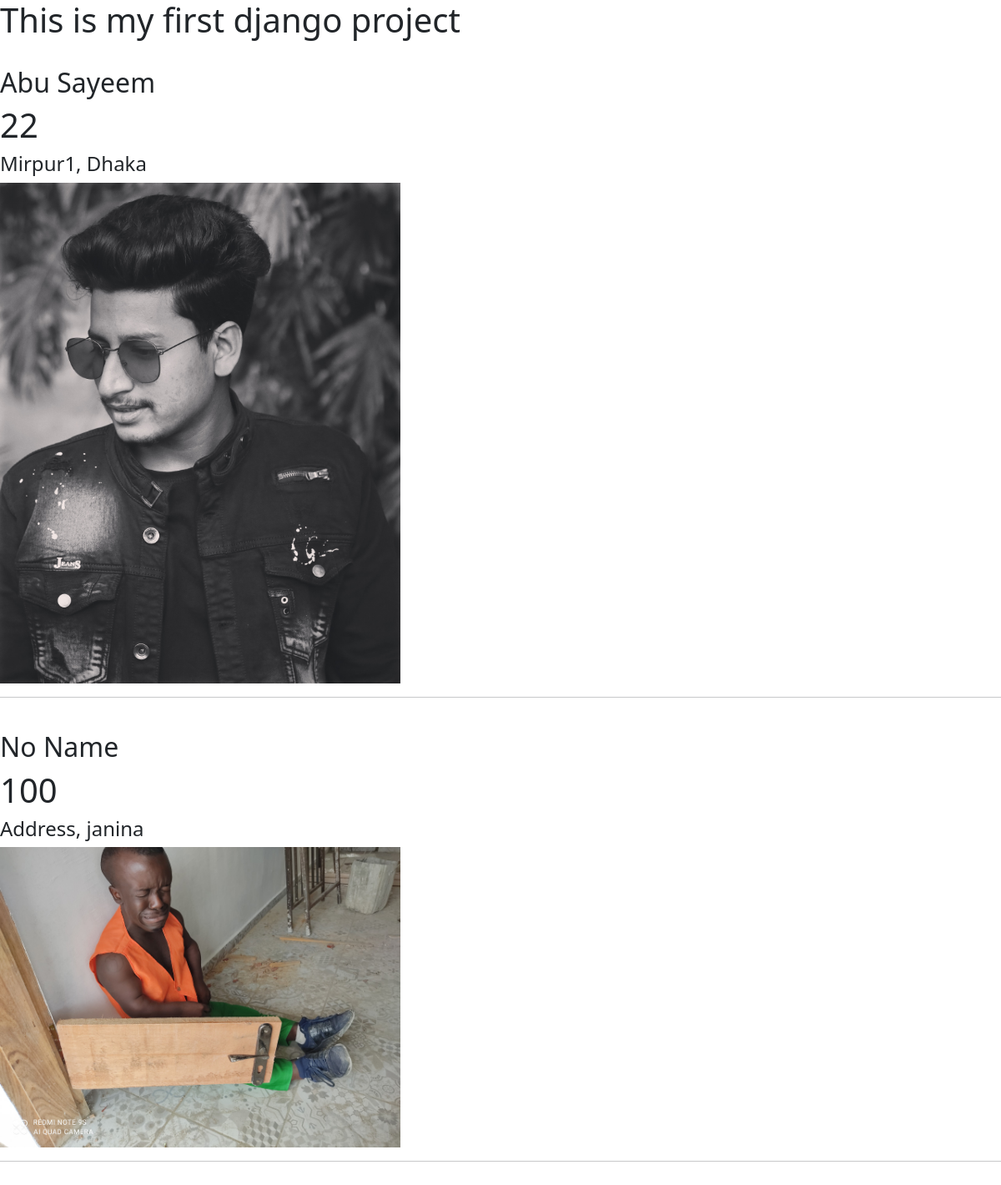
Page /myapp/ on the earlier database version.
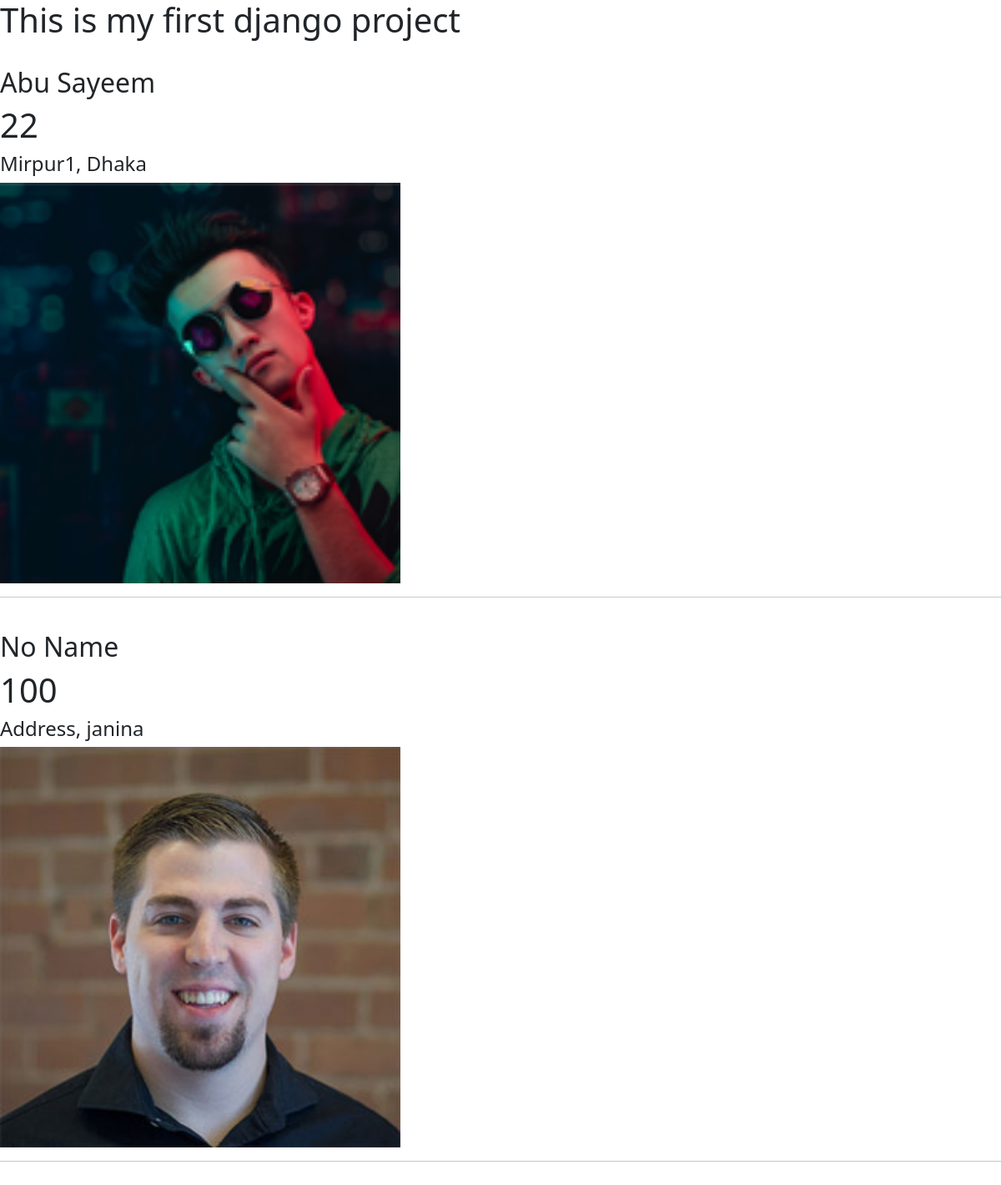
Same page on the later database version.
### myapp/models.py (models this page shows)
class Profile(models.Model):
    name = models.CharField(max_length=30)
    age = models.IntegerField()
    address = models.TextField()
    image = models.ImageField(upload_to='public/')

### myapp/views.py (the view)
# urls.py: path('', views.homepage, name='homepage')
def homepage(request):
    profile = Profile.objects.all()
    context = {
        'profile': profile
    }
    return render(request, 'index.html', context)

### templates/index.html (shortened to what this page needs)
<!DOCTYPE html>
<html lang="en">
<head>
    <link href="https://cdn.jsdelivr.net/npm/bootstrap@5.0.0-beta3/dist/css/bootstrap.min.css" rel="stylesheet">
</head>
<body>
    <h1>This is my first django project</h1>
    <br>
    {% for i in profile %}
        <h2>{{ i.name }}</h2>
        <h1>{{ i.age }}</h1>
        <h4>{{ i.address }}</h4>
        <img src="{{ i.image.url }}" alt="Image" width=40%>
        <hr>
        <br>
    {% endfor %}
</body>
</html>

Differences in the rows shown:
changed Profile "Abu Sayeem": image: a different picture
changed Profile "No Name": image: a different picture
